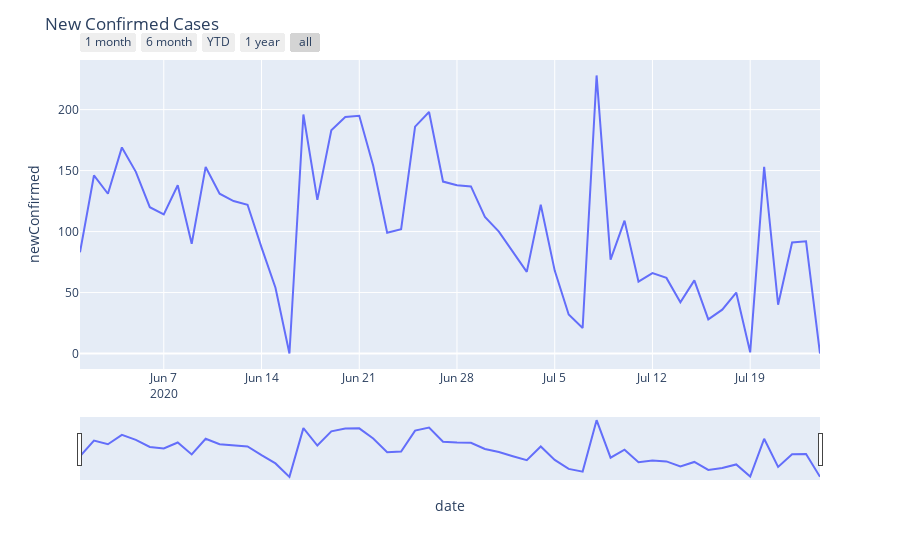

Notebook cell for this chart:
### Code cell
fig = px.line(data.query("countryId == 'CD'"), x="date", y="newConfirmed")

# Add title
fig.update_layout(title_text="New Confirmed Cases")

# Add slider
fig.update_xaxes(
    rangeslider_visible=True,
    rangeselector=dict(
        buttons=list(
            [
                dict(count=1, label="1 month", step="month", stepmode="backward"),
                dict(count=6, label="6 month", step="month", stepmode="backward"),
                dict(count=1, label="YTD", step="year", stepmode="todate"),
                dict(count=1, label="1 year", step="year", stepmode="backward"),
                dict(step="all")
            ]
        )
    )
)

fig.show()

### Figure 1 — Plotly figure (JSON) as saved in the notebook; plotly's stock layout.template omitted (floating-point values rounded to 4 significant figures)
{"data": [{"hovertemplate": "date=%{x}<br>newConfirmed=%{y}<extra></extra>", "legendgroup": "", "line": {"color": "#636efa", "dash": "solid"}, "mode": "lines", "name": "", "orientation": "v", "showlegend": false, "type": "scatter", "x": ["2020-06-01T00:00:00", "2020-06-02T00:00:00", "2020-06-03T00:00:00", "2020-06-04T00:00:00", "2020-06-05T00:00:00", "2020-06-06T00:00:00", "2020-06-07T00:00:00", "2020-06-08T00:00:00", "2020-06-09T00:00:00", "2020-06-10T00:00:00", "2020-06-11T00:00:00", "2020-06-12T00:00:00", "2020-06-13T00:00:00", "2020-06-14T00:00:00", "2020-06-15T00:00:00", "2020-06-16T00:00:00", "2020-06-17T00:00:00", "2020-06-18T00:00:00", "2020-06-19T00:00:00", "2020-06-20T00:00:00", "2020-06-21T00:00:00", "2020-06-22T00:00:00", "2020-06-23T00:00:00", "2020-06-24T00:00:00", "2020-06-25T00:00:00", "2020-06-26T00:00:00", "2020-06-27T00:00:00", "2020-06-28T00:00:00", "2020-06-29T00:00:00", "2020-06-30T00:00:00", "2020-07-01T00:00:00", "2020-07-02T00:00:00", "2020-07-03T00:00:00", "2020-07-04T00:00:00", "2020-07-05T00:00:00", "2020-07-06T00:00:00", "2020-07-07T00:00:00", "2020-07-08T00:00:00", "2020-07-09T00:00:00", "2020-07-10T00:00:00", "2020-07-11T00:00:00", "2020-07-12T00:00:00", "2020-07-13T00:00:00", "2020-07-14T00:00:00", "2020-07-15T00:00:00", "2020-07-16T00:00:00", "2020-07-17T00:00:00", "2020-07-18T00:00:00", "2020-07-19T00:00:00", "2020-07-20T00:00:00", "2020-07-21T00:00:00", "2020-07-22T00:00:00", "2020-07-23T00:00:00", "2020-07-24T00:00:00"], "xaxis": "x", "y": [83, 146, 131, 169, 149, 120, 114, 138, 90, 153, 131, 125, 122, 87, 54, 0, 196, 126, 183, 194, 195, 154, 99, 102, 186, 198, 141, 138, 137, 112, 100, 83, 67, 122, 68, 32, 21, 228, 77, 109, 59, 66, 62, 42, 60, 28, 36, 50, 1, 153, 40, 91, 92, 0], "yaxis": "y"}], "layout": {"legend": {"tracegroupgap": 0}, "margin": {"t": 60}, "title": {"text": "New Confirmed Cases"}, "xaxis": {"anchor": "y", "domain": [0, 1], "rangeselector": {"buttons": [{"count": 1, "label": "1 month", "step": "month", "stepmode": "backward"}, {"count": 6, "label": "6 month", "step": "month", "stepmode": "backward"}, {"count": 1, "label": "YTD", "step": "year", "stepmode": "todate"}, {"count": 1, "label": "1 year", "step": "year", "stepmode": "backward"}, {"step": "all"}]}, "rangeslider": {"visible": true}, "title": {"text": "date"}}, "yaxis": {"anchor": "x", "domain": [0, 1], "title": {"text": "newConfirmed"}}}}
